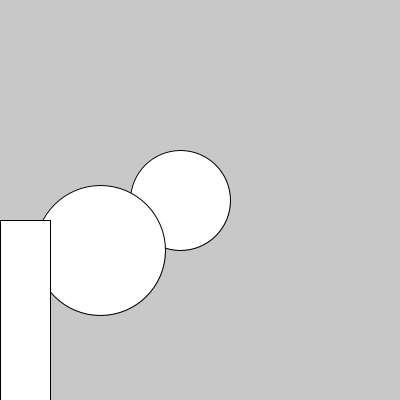
Frame 1 (no input)
Frame 60 (the mouse pressed at the canvas centre just before this capture): identical to frame 1, image omitted
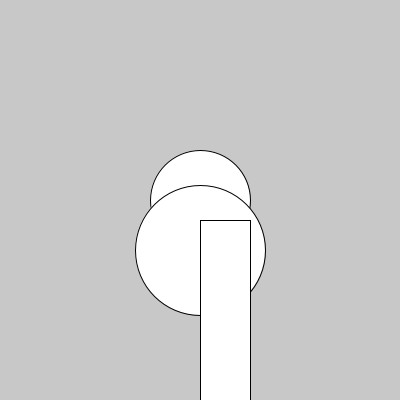
Frame 120 (the mouse held since frame 60 and released just before this capture)

The Processing sketch that drew these frames (run headless with seeded random() and noise(); from frame 60 on, the mouse is pressed at the canvas centre):

// Processing sketch: processing_79446
// ── processing_79446.pde

//Ben Norskov
//Map Parallax Example
//November 16, 2012

void setup() {
  size(400, 400);
}
void draw() {
  background(200);
  float circle_x = map(mouseX, 0, width, 180, 220);
  ellipse(circle_x, 200, 100, 100);
  
  circle_x = map(mouseX, 0, width, 100, 300);
  ellipse(circle_x, 250, 130, 130);
  
  rect(mouseX, 220, 50, 180);
}
